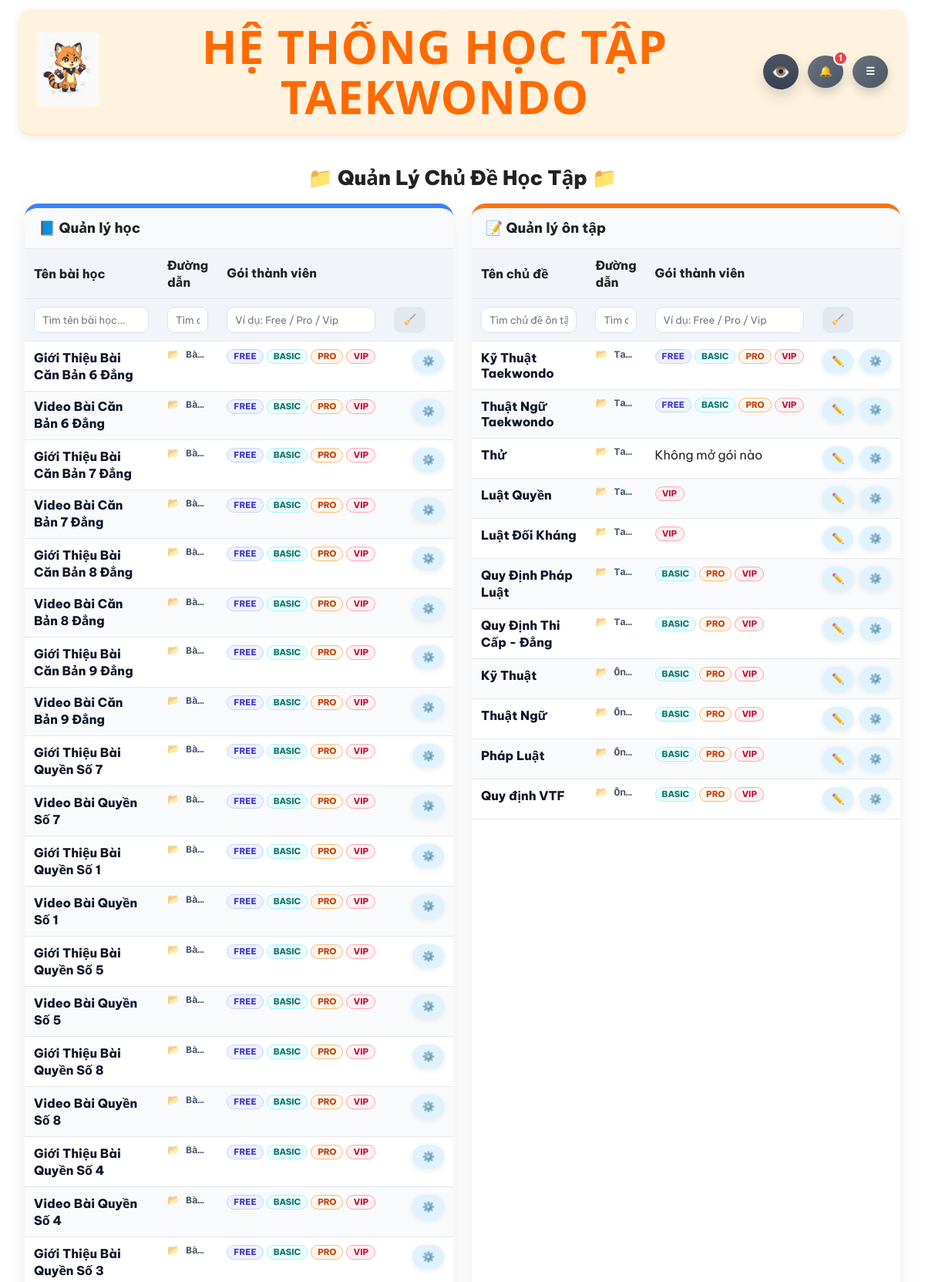
Screenshot of /admin/topic-manager (signed in, upper part) with the database file from the repository.
### Hệ thống ôn tập Taekwondo-DB.py (models this page shows)
class Lesson(db.Model):
    __tablename__ = "lessons"
    id = db.Column(db.Integer, primary_key=True)
    title = db.Column(db.String(255), nullable=False)
    slug = db.Column(db.String(255), unique=True, nullable=False)
    image = db.Column(db.String(255))
    pdf = db.Column(db.String(255), default="Bai_hoc.pdf")
    review_type = db.Column(db.String(20), default="pdf")
    source_url  = db.Column(db.Text, nullable=True)
    drive_kind = db.Column(db.String(20), default="pdf")  # pdf | video | audio
    folder3_id = db.Column(
        db.Integer,
        db.ForeignKey("edu_folders.id"),
        nullable=False
    )
    folder = db.relationship("EduFolder")
    order = db.Column(db.Integer, default=0)
    created_at = db.Column(SafeDateTime, default=now_vn)
    sections = db.Column(db.Text)   # lưu JSON string
    member_plans = db.Column(db.String(100), default="FREE,BASIC,PRO,VIP")

class Folder(db.Model):
    id = db.Column(db.Integer, primary_key=True)
    name = db.Column(db.String(200), nullable=False)
    level = db.Column(db.Integer, nullable=False, default=1)
    parent_id = db.Column(db.Integer, db.ForeignKey("folder.id"), nullable=True)
    parent = db.relationship(
        "Folder",
        remote_side=[id],
        backref=db.backref("children", lazy=True)
    )
    member_plans = db.Column(db.String(100), default="FREE,BASIC,PRO,VIP")
    order_index = db.Column(db.Integer, nullable=False)
    image = db.Column(db.String(255))
    is_active_practice = db.Column(db.Integer, default=1)  # ✅ BẬT / TẮT

### Hệ thống ôn tập Taekwondo-DB.py (the view)
@app.route("/admin/topic-manager")
@login_required
def admin_topic_manager():
    admin_required()
    lessons = (
        Lesson.query
        .join(EduFolder, Lesson.folder3_id == EduFolder.id)
        .order_by(Lesson.order.asc(), Lesson.id.asc())
        .all()
    )
    learn_topics = []
    for l in lessons:
        f3 = l.folder
        f2 = f3.parent if f3 else None
        f1 = f2.parent if f2 else None
        f1_name = f1.name if f1 else ""
        f2_name = f2.name if f2 else ""
        f3_name = f3.name if f3 else ""
        breadcrumb = (
            f"{f1_name} › {f2_name} › {f3_name}"
            if f1 and f2 and f3 else "-"
        )
        raw_plans = (l.member_plans or "").strip()
        plans = [x.strip().upper() for x in raw_plans.split(",") if x.strip()]
        learn_topics.append({
            "id": l.id,
            "name": l.title,
            "breadcrumb": breadcrumb,
            "breadcrumb_sort": f"{f1_name} {f2_name} {f3_name}".strip().lower(),
            "member_plans": plans
        })
    learn_topics = sorted(
        learn_topics,
        key=lambda x: (
            x["breadcrumb_sort"],
            x["name"].lower()
        )
    )
    quiz_folders = Folder.query \
        .filter(Folder.level == 3) \
        .order_by(Folder.order_index.asc(), Folder.id.asc()) \
        .all()
    practice_topics = []
    for f in quiz_folders:
        p2 = f.parent
        p1 = p2.parent if p2 else None
        p1_name = p1.name if p1 else ""
        p2_name = p2.name if p2 else ""
        p3_name = f.name if f else ""
        breadcrumb = (
            f"{p1_name} › {p2_name} › {p3_name}"
            if p1 and p2 else f.name
        )
        raw_plans = (f.member_plans or "").strip()
        plans = [x.strip().upper() for x in raw_plans.split(",") if x.strip()]
        practice_topics.append({
            "id": f.id,
            "name": f.name,
            "breadcrumb": breadcrumb,
            "breadcrumb_sort": f"{p1_name} {p2_name} {p3_name}".strip().lower(),
            "member_plans": plans
        })
    practice_topics = sorted(
        practice_topics,
        key=lambda x: (
            x["breadcrumb_sort"],
            x["name"].lower()
        )
    )
    return render_template(
        "admin_topic_manager.html",
        learn_topics=learn_topics,
        practice_topics=practice_topics
    )

### Hệ thống ôn tập Taekwondo-DB.py (called while the page is built, shortened)
def now_vn():
    return datetime.now(VN_TZ)

@app.before_request
def force_change_password():
    if not current_user.is_authenticated:
        return
    allowed = [
        "account",
        "account_change_password",
        "logout",
        "static"
    ]
    if current_user.must_change_password:
        if request.endpoint not in allowed:
            return redirect(url_for("account"))

@app.context_processor
def inject_year():
    return {"current_year": datetime.now().year}

@app.context_processor
def inject_header_notifications():
    items = []
    unread_count = 0
    try:
        if current_user.is_authenticated:
            cleanup_old_notifications(30)
            if current_user.role == "admin":
                all_admin_items = (
                    Notification.query
                    .filter_by(role="admin")
                    .order_by(Notification.created_at.desc(), Notification.id.desc())
                    .all()
                )
                sorted_items = sorted(all_admin_items, key=admin_notification_priority)
                items = sorted_items[:10]
                unread_count = sum(1 for x in all_admin_items if not x.is_read)
    except Exception as e:
        print("[inject_header_notifications] ERROR:", e)
    return dict(
        header_notifications=items,
        header_notification_unread=unread_count
    )

@app.context_processor
def inject_member_plan_cards():
    try:
        if current_user.is_authenticated:
            return {
                "member_plan_cards": build_member_plan_cards_for_user(current_user),
                "payment_bank_setting": get_active_bank_setting(),
            }
    except Exception as e:
        print("[inject_member_plan_cards] ERROR:", e)
    return {
        "member_plan_cards": [],
        "payment_bank_setting": get_active_bank_setting(),
    }

def admin_notification_priority(n):
    action = (n.action_type or "").strip().lower()
    if action == "renew_request" and not bool(n.is_done):
        return (0, -(n.id or 0))
    if action == "feedback" and not bool(n.is_read) and not bool(n.is_done):
        return (1, -(n.id or 0))
    if action == "renew_request" and bool(n.is_done):
        return (2, -(n.id or 0))
    if action == "feedback":
        return (3, -(n.id or 0))
    return (9, -(n.id or 0))

@login_manager.user_loader
def load_user(user_id):
    return db.session.get(User, int(user_id))

### templates/admin_topic_manager.html (shortened to what this page needs)
{% extends "base.html" %}
{% block body_class %}page-admin-topic-manager{% endblock %}
{% block page_css %}
  <link rel="stylesheet" href="{{ url_for('static', filename='css/admin_manager.css', v=APP_VERSION) }}">
{% endblock %}
{% block content %}
<div class="admin-topic-page">
  <h2 class="admin-page-title">📁 Quản Lý Chủ Đề Học Tập 📁</h2>
  <div class="topic-grid">
    <section class="topic-box learn">
      <div class="topic-box-header">
        📘 Quản lý học
      </div>
      <table class="topic-table">
        <colgroup>
          <col class="col-name">
          <col class="col-breadcrumb">
          <col class="col-member">
          <col class="col-action">
        </colgroup>
        <thead>
          <tr>
            <th>Tên bài học</th>
            <th>Đường dẫn</th>
            <th>Gói thành viên</th>
            <th></th>
          </tr>
          <tr class="filter-row">
            <th>
              <input type="text"
                     id="learnFilterName"
                     class="topic-filter-input"
                     placeholder="Tìm tên bài học...">
            </th>
            <th>
              <input type="text"
                     id="learnFilterPath"
                     class="topic-filter-input"
                     placeholder="Tìm đường dẫn...">
            </th>
            <th>
              <input type="text"
                     id="learnFilterPlan"
                     class="topic-filter-input"
                     placeholder="Ví dụ: Free / Pro / Vip">
            </th>
            <th>
              <button type="button" id="learnFilterReset" class="topic-filter-reset" title="Bỏ lọc">
                🧹
              </button>
            </th>
          </tr>
        </thead>
        <tbody>
          {% if learn_topics and learn_topics|length > 0 %}
            {% for t in learn_topics %}
              <tr class="{{ loop.cycle('row-a', 'row-b') }} learn-row"
                  data-name="{{ t.name|lower }}"
                  data-breadcrumb="{{ t.breadcrumb|lower }}"
                  data-plans="{{ (t.member_plans|join(' '))|lower }}">
                <td class="topic-name">{{ t.name }}</td>
                <td class="breadcrumb" title="{{ t.breadcrumb }}">
                  {{ t.breadcrumb }}
                </td>
                <td class="member-cell">
                  {% if t.member_plans %}
                    <div class="member-badges">
                      {% for p in t.member_plans %}
                        <span class="member-badge plan-{{ p|lower }}">{{ p }}</span>
                      {% endfor %}
                    </div>
                  {% else %}
                    <span class="member-none">Không mở gói nào</span>
                  {% endif %}
                </td>
                <td class="col-action">
                  <button type="button"
                          class="setup-btn lesson-setup-btn"
                          title="Cài đặt"
                          data-id="{{ t.id }}"
                          data-name="{{ t.name }}"
                          data-plans='{{ t.member_plans|tojson|safe }}'>
                    <span class="icon">⚙️</span>
                  </button>
                </td>
              </tr>
            {% endfor %}
          {% else %}
            <tr>
              <td colspan="4" class="empty-state">📭 Chưa có bài học cho phần Học</td>
            </tr>
          {% endif %}
        </tbody>
      </table>
    </section>
    <section class="topic-box practice">
      <div class="topic-box-header">
        📝 Quản lý ôn tập
      </div>
      <table class="topic-table">
        <colgroup>
          <col class="col-name">
          <col class="col-breadcrumb">
          <col class="col-member">
          <col class="col-action">
        </colgroup>
        <thead>
          <tr>
            <th>Tên chủ đề</th>
            <th>Đường dẫn</th>
            <th>Gói thành viên</th>
            <th></th>
          </tr>
          <tr class="filter-row">
            <th>
              <input type="text"
                     id="practiceFilterName"
                     class="topic-filter-input"
                     placeholder="Tìm chủ đề ôn tập...">
            </th>
            <th>
              <input type="text"
                     id="practiceFilterPath"
                     class="topic-filter-input"
                     placeholder="Tìm đường dẫn...">
            </th>
            <th>
              <input type="text"
                     id="practiceFilterPlan"
                     class="topic-filter-input"
                     placeholder="Ví dụ: Free / Pro / Vip">
            </th>
            <th>
              <button type="button" id="practiceFilterReset" class="topic-filter-reset" title="Bỏ lọc">
                🧹
              </button>
            </th>
          </tr>
        </thead>
        <tbody>
          {% if practice_topics and practice_topics|length > 0 %}
            {% for t in practice_topics %}
              <tr class="{{ loop.cycle('row-a', 'row-b') }} practice-row"
                  data-name="{{ t.name|lower }}"
                  data-breadcrumb="{{ t.breadcrumb|lower }}"
                  data-plans="{{ (t.member_plans|join(' '))|lower }}">
                <td class="topic-name">{{ t.name }}</td>
                <td class="breadcrumb" title="{{ t.breadcrumb }}">
                  {{ t.breadcrumb }}
                </td>
                <td class="member-cell">
                  {% if t.member_plans %}
                    <div class="member-badges">
                      {% for p in t.member_plans %}
                        <span class="member-badge plan-{{ p|lower }}">{{ p }}</span>
                      {% endfor %}
                    </div>
                  {% else %}
                    <span class="member-none">Không mở gói nào</span>
                  {% endif %}
                </td>
                <td class="col-action">
                  <div class="topic-action-group">
                    <button type="button"
                            class="setup-btn practice-question-btn"
                            title="Cài đặt câu hỏi"
                            data-id="{{ t.id }}"
                            data-name="{{ t.name }}"
                            data-plans='{{ t.member_plans|tojson|safe }}'>
                      <span class="icon">✏️</span>
                    </button>
                    <button type="button"
                            class="setup-btn practice-setup-btn"
                            title="Cài đặt"
                            data-id="{{ t.id }}"
                            data-name="{{ t.name }}"
                            data-plans='{{ t.member_plans|tojson|safe }}'>
                      <span class="icon">⚙️</span>
                    </button>
                  </div>
                </td>
              </tr>
            {% endfor %}
          {% else %}
            <tr>
              <td colspan="4" class="empty-state">📭 Chưa có chủ đề Ôn tập</td>
            </tr>
          {% endif %}
        </tbody>
      </table>
    </section>
  </div>
</div>
{% endblock %}

### static/css/base.css (style rules this page uses)
* { box-sizing: border-box; font-family: Arial, Helvetica, sans-serif; }
html, body { margin:0; padding:0; height:100%; overflow:auto; }
body { min-height: 100vh; font-family: "Segoe UI", sans-serif; color: #222; background: none; }
:root { --font-main: "Be Vietnam Pro", system-ui, -apple-system, "Segoe UI", Roboto, "Helvetica Neue", Arial, "Noto Sans", "Liberation Sans", sans-serif; }
html, body { font-family: var(--font-main) !important; text-rendering: geometricPrecision; -webkit-font-smoothing: antialiased; -moz-osx-font-smoothing: grayscale; }
*, *::before, *::after { font-family: inherit; }
button, input, select, textarea { font-family: inherit !important; }
h1, h2, h3, h4, h5, h6 { font-family: inherit !important; }
small, label, a, p, span, li { font-family: inherit !important; }

### static/css/ui.css (style rules this page uses)
:root { --ui-radius-pill: 999px; --ui-radius-12: 12px; --ui-radius-14: 14px; --ui-radius-18: 18px; --ui-blue-1:#2563eb; --ui-blue-2:#3b82f6; --ui-green-1:#16a34a; --ui-green-2:#22c55e; --ui-red-1:#ef4444; --ui-red-2:#dc2626; --ui-gray-1:#6b7280; --ui-gray-2:#4b5563; --ui-yellow-1:#ffe066; --ui-yellow-2:#f7b500; --ui-pink-1:#fda4af; --ui-pink-2:#fb7185; --ui-shadow-main: 0 6px 14px rgba(0,0,0,.18); --ui-shadow-soft: 0 14px 30px rgba(0,0,0,.10); --ui-focus-ring: 0 0 0 4px rgba(37,99,235,.14); }

### static/css/sets.css (style rules this page uses)
.breadcrumb::before { content: "📂 "; opacity: 0.6; }
.breadcrumb { margin-bottom: 28; font-size: 18px; font-weight: 700; color: #111; }

### static/css/result.css (style rules this page uses)
:root { --rs-text: #111827; --rs-muted:#6b7280; --rs-red:#e53935; --rs-orange:#ea580c; --rs-border:#e5e7eb; --rs-card:#ffffff; --rs-soft-blue:#f7fbff; --rs-soft-blue-bd:#e3eef8; --rs-shadow: 0 20px 50px rgba(0,0,0,.18); }

### static/css/mobile.css (style rules this page uses)
:root { --m-gap: 12px; --m-gap-sm: 10px; --m-radius: 14px; --m-radius-lg: 18px; --m-font-xs: 12px; --m-font-sm: 13px; --m-font-md: 14px; --m-font-lg: 16px; --m-font-xl: 18px; --m-font-2xl: 22px; --m-header-h: 74px; --m-btn-h: 44px; --m-input-h: 44px; }
html { -webkit-text-size-adjust: 100%; }

### rows the page displays
Lesson: name "Giới Thiệu Bài Căn Bản 6 Đẳng", breadcrumb "Bà…", member_plans "FREE" "BASIC" "PRO" "VIP"
Lesson: name "Video Bài Căn Bản 6 Đẳng", breadcrumb "Bà…", member_plans "FREE" "BASIC" "PRO" "VIP"
Lesson: name "Giới Thiệu Bài Căn Bản 7 Đẳng", breadcrumb "Bà…", member_plans "FREE" "BASIC" "PRO" "VIP"
Lesson: name "Video Bài Căn Bản 7 Đẳng", breadcrumb "Bà…", member_plans "FREE" "BASIC" "PRO" "VIP"
Lesson: name "Giới Thiệu Bài Căn Bản 8 Đẳng", breadcrumb "Bà…", member_plans "FREE" "BASIC" "PRO" "VIP"
Lesson: name "Video Bài Căn Bản 8 Đẳng", breadcrumb "Bà…", member_plans "FREE" "BASIC" "PRO" "VIP"
Lesson: name "Giới Thiệu Bài Căn Bản 9 Đẳng", breadcrumb "Bà…", member_plans "FREE" "BASIC" "PRO" "VIP"
Lesson: name "Video Bài Căn Bản 9 Đẳng", breadcrumb "Bà…", member_plans "FREE" "BASIC" "PRO" "VIP"
Lesson: name "Giới Thiệu Bài Quyền Số 7", breadcrumb "Bà…", member_plans "FREE" "BASIC" "PRO" "VIP"
Lesson: name "Video Bài Quyền Số 7", breadcrumb "Bà…", member_plans "FREE" "BASIC" "PRO" "VIP"
Lesson: name "Giới Thiệu Bài Quyền Số 1", breadcrumb "Bà…", member_plans "FREE" "BASIC" "PRO" "VIP"
Lesson: name "Video Bài Quyền Số 1", breadcrumb "Bà…", member_plans "FREE" "BASIC" "PRO" "VIP"
Lesson: name "Giới Thiệu Bài Quyền Số 5", breadcrumb "Bà…", member_plans "FREE" "BASIC" "PRO" "VIP"
Lesson: name "Video Bài Quyền Số 5", breadcrumb "Bà…", member_plans "FREE" "BASIC" "PRO" "VIP"
Lesson: name "Giới Thiệu Bài Quyền Số 8", breadcrumb "Bà…", member_plans "FREE" "BASIC" "PRO" "VIP"
Lesson: name "Video Bài Quyền Số 8", breadcrumb "Bà…", member_plans "FREE" "BASIC" "PRO" "VIP"
Lesson: name "Giới Thiệu Bài Quyền Số 4", breadcrumb "Bà…", member_plans "FREE" "BASIC" "PRO" "VIP"
Lesson: name "Video Bài Quyền Số 4", breadcrumb "Bà…", member_plans "FREE" "BASIC" "PRO" "VIP"
Lesson: name "Giới Thiệu Bài Quyền Số 3", breadcrumb "Bà…", member_plans "FREE" "BASIC" "PRO" "VIP"
Folder: name "Kỹ Thuật Taekwondo", breadcrumb "Ta…", member_plans "FREE" "BASIC" "PRO" "VIP"
Folder: name "Thuật Ngữ Taekwondo", breadcrumb "Ta…", member_plans "FREE" "BASIC" "PRO" "VIP"
Folder: name "Thử", breadcrumb "Ta…", shows "Không mở gói nào"
Folder: name "Luật Quyền", breadcrumb "Ta…", member_plans "VIP"
Folder: name "Luật Đối Kháng", breadcrumb "Ta…", member_plans "VIP"
Folder: name "Quy Định Pháp Luật", breadcrumb "Ta…", member_plans "BASIC" "PRO" "VIP"
Folder: name "Quy Định Thi Cấp - Đẳng", breadcrumb "Ta…", member_plans "BASIC" "PRO" "VIP"
Folder: name "Kỹ Thuật", breadcrumb "Ôn…", member_plans "BASIC" "PRO" "VIP"
Folder: name "Thuật Ngữ", breadcrumb "Ôn…", member_plans "BASIC" "PRO" "VIP"
Folder: name "Pháp Luật", breadcrumb "Ôn…", member_plans "BASIC" "PRO" "VIP"
Folder: name "Quy định VTF", breadcrumb "Ôn…", member_plans "BASIC" "PRO" "VIP"

### other values shown
{{ header_notification_unread }} "1"
